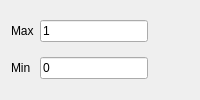
             <widget class="QWidget" name="to_scaling">
              <layout class="QGridLayout" name="gridLayout_10">
               <item row="0" column="0">
                <widget class="QLabel" name="label_scaling_max">
                 <property name="text">
                  <string>Max</string>
                 </property>
                </widget>
               </item>
               <item row="1" column="1">
                <widget class="QLineEdit" name="lineEdit_scaling_min">
                 <property name="text">
                  <string>0</string>
                 </property>
                </widget>
               </item>
               <item row="1" column="0">
                <widget class="QLabel" name="label_scaling_min">
                 <property name="text">
                  <string>Min</string>
                 </property>
                </widget>
               </item>
               <item row="0" column="1">
                <widget class="QLineEdit" name="lineEdit_scaling_max">
                 <property name="text">
                  <string>1</string>
                 </property>
                </widget>
               </item>
               <item row="0" column="2">
                <spacer name="horizontalSpacer_2">
                 <property name="orientation">
                  <enum>Qt::Horizontal</enum>
                 </property>
                 <property name="sizeHint" stdset="0">
                  <size>
                   <width>40</width>
                   <height>20</height>
                  </size>
                 </property>
                </spacer>
               </item>
              </layout>
             </widget>
